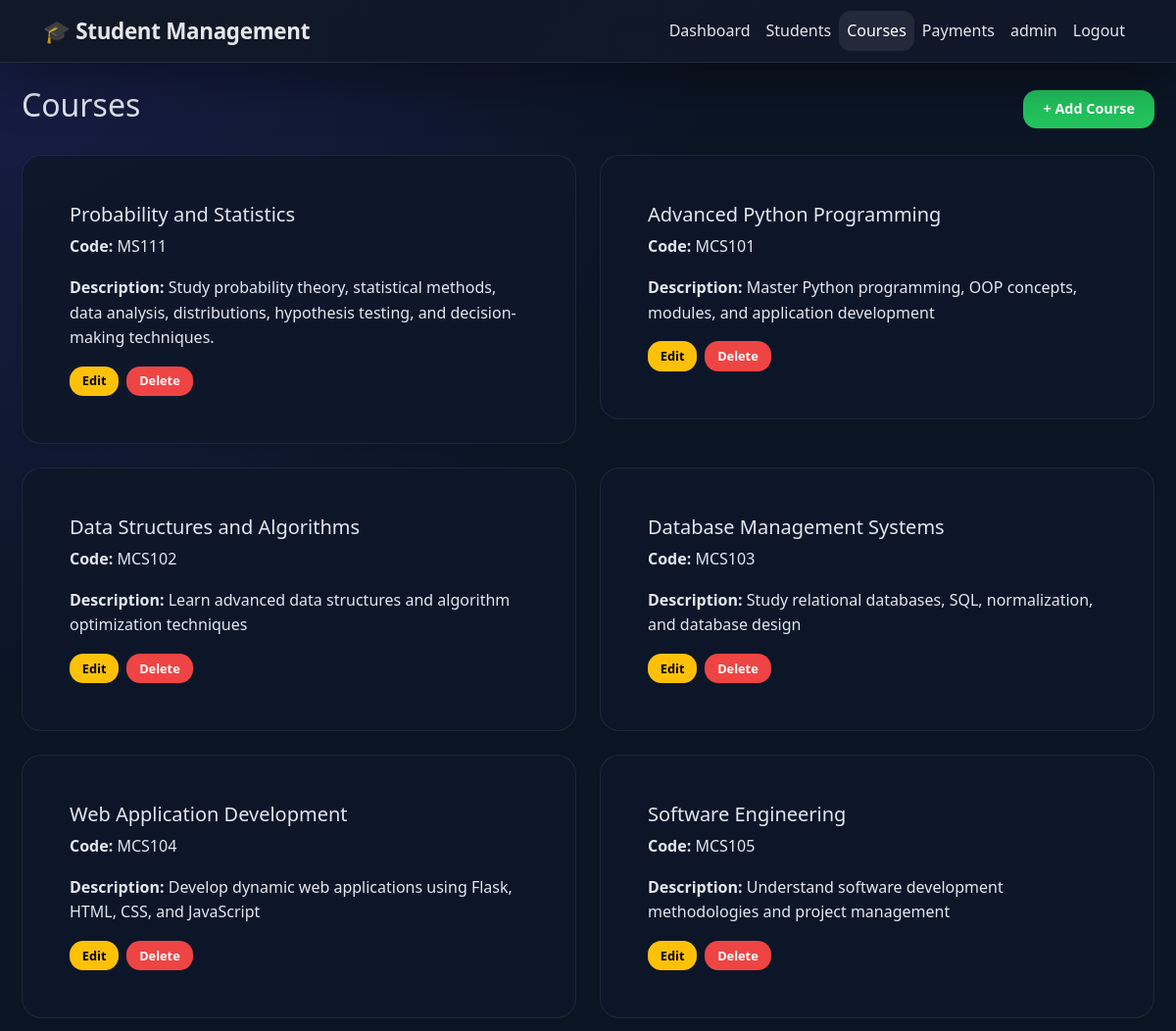
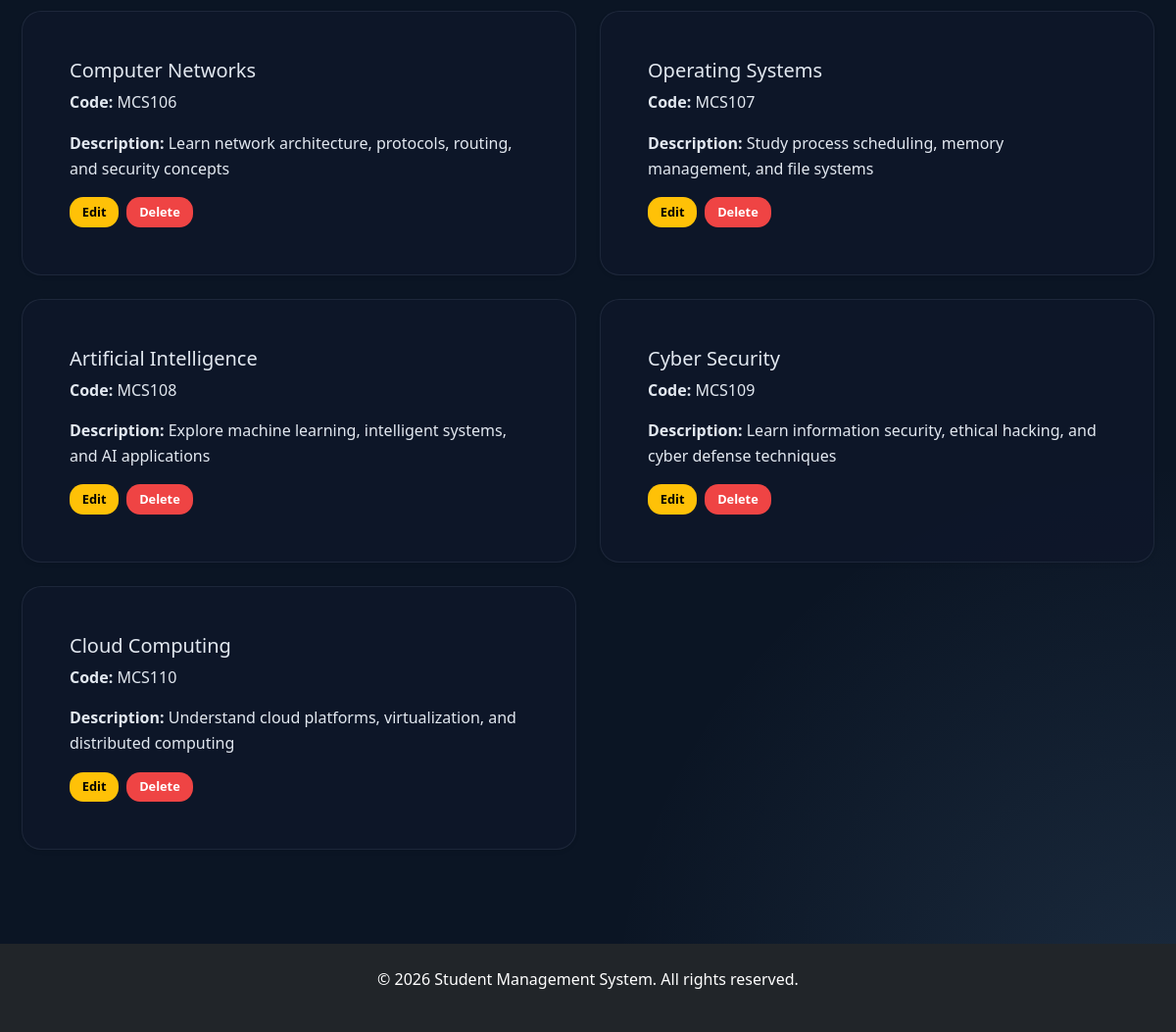
The page /courses/ (signed in) on the database its author committed (2 pictures, top to bottom).
### tables this page shows
CREATE TABLE courses (
            id          INTEGER PRIMARY KEY AUTOINCREMENT,
            title       TEXT    NOT NULL,
            description TEXT,
            code        TEXT    UNIQUE NOT NULL,
            created_at  TIMESTAMP DEFAULT CURRENT_TIMESTAMP
        );

### controllers/course_controller.py (the view)
@course_bp.route('/')
def list_courses():
    courses = CourseService.get_all_courses()
    course_data = [c.get_details() for c in courses]
    return render_template('courses.html', courses=course_data)

### database/db.py (called while the page is built)
def get_connection():
    conn=sqlite3.connect(DB_PATH)
    conn.row_factory=sqlite3.Row # access columns by name
    return conn

### models/course.py (called while the page is built)
    def get_details(self):
        return {
            'id': self.id,
            'title': self.title,
            'description': self.description,
            'code': self.code
        }

### services/course_service.py (called while the page is built)
    @staticmethod
    def _row_to_course(row):
        if row is None:
            return None
        return Course(
            id=row['id'],
            title=row['title'],
            description=row['description'],
            code=row['code']
        )

    @staticmethod
    def get_all_courses():
        conn=get_connection()
        rows=conn.execute('SELECT * FROM courses ORDER BY id DESC').fetchall()
        conn.close()
        return [CourseService._row_to_course(row) for row in rows]

### templates/courses.html (shortened to what this page needs)
{% extends 'base.html' %}
{% block content %}
<div class="d-flex justify-content-between align-items-center mb-4">
    <h2>Courses</h2>
    {% if session.get('username') %}
        <a href="{{ url_for('courses.add_course') }}" class="btn btn-success">+ Add Course</a>
    {% endif %}
</div>
{% if courses %}
<div class="row">
    {% for course in courses %}
    <div class="col-md-6 mb-4">
        <div class="card shadow-sm">
            <div class="card-body">
                <h5 class="card-title">{{ course.title }}</h5>
                <p class="card-text"><strong>Code:</strong> {{ course.code }}</p>
                <p class="card-text"><strong>Description:</strong> {{ course.description or 'No description' }}</p>
                {% if session.get('username') %}
                <div class="d-flex gap-2">
                    <a href="{{ url_for('courses.edit_course', course_id=course.id) }}" class="btn btn-sm btn-warning">Edit</a>
                    <form method="POST" action="{{ url_for('courses.delete_course', course_id=course.id) }}" onsubmit="return confirm('Delete this course?')" style="display:inline;">
                        <button type="submit" class="btn btn-sm btn-danger">Delete</button>
                    </form>
                </div>
                {% endif %}
            </div>
        </div>
    </div>
    {% endfor %}
</div>
{% else %}
    <div class="alert alert-info">No courses found. {% if session.get('username') %}<a href="{{ url_for('courses.add_course') }}">Add one now</a>{% endif %}</div>
{% endif %}
{% endblock %}

### static/css/style.css (style rules this page uses)
:root { --primary: #4f46e5; --primary-dark: #4338ca; --primary-light: #eef2ff; --success: #10b981; --success-dark: #059669; --danger: #ef4444; --danger-dark: #dc2626; --warning: #f59e0b; --secondary: #6b7280; --secondary-dark: #4b5563; --bg: #f1f5f9; --card-bg: #ffffff; --text-primary: #1e293b; --text-secondary: #64748b; --border: #e2e8f0; --shadow: 0 4px 6px -1px rgba(0,0,0,0.1), 0 2px 4px -1px rgba(0,0,0,0.06); --shadow-lg: 0 10px 15px -3px rgba(0,0,0,0.1), 0 4px 6px -2px rgba(0,0,0,0.05); --radius: 12px; --radius-sm: 8px; --transition: all 0.25s ease; }
*, *::before, *::after { box-sizing: border-box; margin: 0; padding: 0; }
body { font-family: 'Segoe UI', system-ui, -apple-system, sans-serif; background-color: var(--bg); color: var(--text-primary); line-height: 1.6; min-height: 100vh; }
.card { background: var(--card-bg); border-radius: var(--radius); box-shadow: var(--shadow); padding: 2rem; border: 1px solid var(--border); }
:root { --primary: #4f46e5; --primary-dark: #4338ca; --primary-light: #1e293b; --success: #22c55e; --success-dark: #16a34a; --warning: #f59e0b; --danger: #ef4444; --secondary: #94a3b8; --secondary-dark: #64748b; --bg: #0b1524; --card-bg: rgba(15, 23, 42, 0.92); --card-border: rgba(148, 163, 184, 0.14); --text-primary: #e2e8f0; --text-secondary: #94a3b8; --border: rgba(148, 163, 184, 0.12); --shadow: 0 20px 50px rgba(0,0,0,0.35); --shadow-lg: 0 30px 80px rgba(0,0,0,0.45); --radius: 20px; --radius-sm: 14px; --transition: all 0.25s ease; }
body { background: radial-gradient(circle at top left, rgba(79,70,229,0.18), transparent 30%), radial-gradient(circle at bottom right, rgba(144,202,249,0.12), transparent 24%), var(--bg); color: var(--text-primary); }
.card { color: var(--text-primary) !important; }
.card .card-body, .card .card-title, .card .card-text, .card .card-text strong, .card .card-title a { color: var(--text-primary) !important; }
.btn { display: inline-flex; align-items: center; gap: 0.4rem; padding: 0.55rem 1.25rem; border-radius: var(--radius-sm); font-size: 0.9rem; font-weight: 600; cursor: pointer; text-decoration: none; border: none; transition: var(--transition); white-space: nowrap; }
.btn-success { background: var(--success); color: #fff; }
.btn-danger { background: var(--danger); color: #fff; }
.btn-sm { padding: 0.35rem 0.8rem; font-size: 0.8rem; }

### rows shown on the page
courses: title "Probability and Statistics", code "MS111", description "Study probability theory, statistical methods, data analysis, distributions, hypothesis testing, and decision-making techniques."
courses: title "Advanced Python Programming", code "MCS101", description "Master Python programming, OOP concepts, modules, and application development"
courses: title "Data Structures and Algorithms", code "MCS102", description "Learn advanced data structures and algorithm optimization techniques"
courses: title "Database Management Systems", code "MCS103", description "Study relational databases, SQL, normalization, and database design"
courses: title "Web Application Development", code "MCS104", description "Develop dynamic web applications using Flask, HTML, CSS, and JavaScript"
courses: title "Software Engineering", code "MCS105", description "Understand software development methodologies and project management"
courses: title "Computer Networks", code "MCS106", description "Learn network architecture, protocols, routing, and security concepts"
courses: title "Operating Systems", code "MCS107", description "Study process scheduling, memory management, and file systems"
courses: title "Artificial Intelligence", code "MCS108", description "Explore machine learning, intelligent systems, and AI applications"
courses: title "Cyber Security", code "MCS109", description "Learn information security, ethical hacking, and cyber defense techniques"
courses: title "Cloud Computing", code "MCS110", description "Understand cloud platforms, virtualization, and distributed computing"

### other values the page prints
{{ session['username'] }} "admin"
